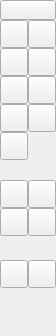
<?xml version="1.0" encoding="UTF-8"?>
<ui version="4.0">
 <class>QG_CadToolBarSnap</class>
 <widget class="QWidget" name="QG_CadToolBarSnap">
  <property name="geometry">
   <rect>
    <x>0</x>
    <y>0</y>
    <width>56</width>
    <height>336</height>
   </rect>
  </property>
  <property name="sizePolicy">
   <sizepolicy hsizetype="Fixed" vsizetype="Minimum">
    <horstretch>0</horstretch>
    <verstretch>0</verstretch>
   </sizepolicy>
  </property>
  <property name="minimumSize">
   <size>
    <width>56</width>
    <height>336</height>
   </size>
  </property>
  <property name="windowTitle">
   <string>Snap</string>
  </property>
  <widget class="QToolButton" name="bBack">
   <property name="geometry">
    <rect>
     <x>0</x>
     <y>0</y>
     <width>56</width>
     <height>20</height>
    </rect>
   </property>
   <property name="toolTip">
    <string>Back to main menu</string>
   </property>
   <property name="text">
    <string/>
   </property>
   <property name="icon">
    <iconset resource="../../../res/extui/extui.qrc">
     <normaloff>:/extui/back.png</normaloff>:/extui/back.png</iconset>
   </property>
  </widget>
  <widget class="QToolButton" name="bGrid">
   <property name="geometry">
    <rect>
     <x>28</x>
     <y>20</y>
     <width>28</width>
     <height>28</height>
    </rect>
   </property>
   <property name="toolTip">
    <string>Snap to grid</string>
   </property>
   <property name="text">
    <string/>
   </property>
   <property name="icon">
    <iconset resource="../../../res/extui/extui.qrc">
     <normaloff>:/extui/snapgrid.png</normaloff>:/extui/snapgrid.png</iconset>
   </property>
   <property name="checkable">
    <bool>true</bool>
   </property>
  </widget>
  <widget class="QToolButton" name="bFree">
   <property name="geometry">
    <rect>
     <x>0</x>
     <y>20</y>
     <width>28</width>
     <height>28</height>
    </rect>
   </property>
   <property name="toolTip">
    <string>Free positioning</string>
   </property>
   <property name="text">
    <string/>
   </property>
   <property name="icon">
    <iconset resource="../../../res/extui/extui.qrc">
     <normaloff>:/extui/snapfree.png</normaloff>:/extui/snapfree.png</iconset>
   </property>
   <property name="checkable">
    <bool>true</bool>
   </property>
  </widget>
  <widget class="QToolButton" name="bEndpoint">
   <property name="geometry">
    <rect>
     <x>0</x>
     <y>48</y>
     <width>28</width>
     <height>28</height>
    </rect>
   </property>
   <property name="toolTip">
    <string>Snap to Endpoints</string>
   </property>
   <property name="text">
    <string/>
   </property>
   <property name="icon">
    <iconset resource="../../../res/extui/extui.qrc">
     <normaloff>:/extui/snapendpoint.png</normaloff>:/extui/snapendpoint.png</iconset>
   </property>
   <property name="checkable">
    <bool>true</bool>
   </property>
  </widget>
  <widget class="QToolButton" name="bOnEntity">
   <property name="geometry">
    <rect>
     <x>28</x>
     <y>48</y>
     <width>28</width>
     <height>28</height>
    </rect>
   </property>
   <property name="toolTip">
    <string>Snap to closest point on entity</string>
   </property>
   <property name="text">
    <string/>
   </property>
   <property name="icon">
    <iconset resource="../../../res/extui/extui.qrc">
     <normaloff>:/extui/snaponentity.png</normaloff>:/extui/snaponentity.png</iconset>
   </property>
   <property name="checkable">
    <bool>true</bool>
   </property>
  </widget>
  <widget class="QToolButton" name="bCenter">
   <property name="geometry">
    <rect>
     <x>0</x>
     <y>76</y>
     <width>28</width>
     <height>28</height>
    </rect>
   </property>
   <property name="toolTip">
    <string>Snap to center points</string>
   </property>
   <property name="text">
    <string/>
   </property>
   <property name="icon">
    <iconset resource="../../../res/extui/extui.qrc">
     <normaloff>:/extui/snapcenter.png</normaloff>:/extui/snapcenter.png</iconset>
   </property>
   <property name="checkable">
    <bool>true</bool>
   </property>
  </widget>
  <widget class="QToolButton" name="bMiddle">
   <property name="geometry">
    <rect>
     <x>28</x>
     <y>76</y>
     <width>28</width>
     <height>28</height>
    </rect>
   </property>
   <property name="toolTip">
    <string>Snap to middle points</string>
   </property>
   <property name="text">
    <string/>
   </property>
   <property name="icon">
    <iconset resource="../../../res/extui/extui.qrc">
     <normaloff>:/extui/snapmiddle.png</normaloff>:/extui/snapmiddle.png</iconset>
   </property>
   <property name="checkable">
    <bool>true</bool>
   </property>
  </widget>
  <widget class="QToolButton" name="bDist">
   <property name="geometry">
    <rect>
     <x>0</x>
     <y>104</y>
     <width>28</width>
     <height>28</height>
    </rect>
   </property>
   <property name="toolTip">
    <string>Snap to point with given distance to endpoint</string>
   </property>
   <property name="text">
    <string/>
   </property>
   <property name="icon">
    <iconset resource="../../../res/extui/extui.qrc">
     <normaloff>:/extui/snapdist.png</normaloff>:/extui/snapdist.png</iconset>
   </property>
   <property name="checkable">
    <bool>true</bool>
   </property>
  </widget>
  <widget class="QToolButton" name="bIntersection">
   <property name="geometry">
    <rect>
     <x>28</x>
     <y>104</y>
     <width>28</width>
     <height>28</height>
    </rect>
   </property>
   <property name="toolTip">
    <string>Snap to intersections automatically</string>
   </property>
   <property name="text">
    <string/>
   </property>
   <property name="icon">
    <iconset resource="../../../res/extui/extui.qrc">
     <normaloff>:/extui/snapintersection.png</normaloff>:/extui/snapintersection.png</iconset>
   </property>
   <property name="checkable">
    <bool>true</bool>
   </property>
  </widget>
  <widget class="QToolButton" name="bResNothing">
   <property name="geometry">
    <rect>
     <x>0</x>
     <y>180</y>
     <width>28</width>
     <height>28</height>
    </rect>
   </property>
   <property name="toolTip">
    <string>No Restriction</string>
   </property>
   <property name="text">
    <string/>
   </property>
   <property name="icon">
    <iconset resource="../../../res/extui/extui.qrc">
     <normaloff>:/extui/snapfree.png</normaloff>:/extui/snapfree.png</iconset>
   </property>
   <property name="checkable">
    <bool>true</bool>
   </property>
  </widget>
  <widget class="QToolButton" name="bResOrthogonal">
   <property name="geometry">
    <rect>
     <x>28</x>
     <y>180</y>
     <width>28</width>
     <height>28</height>
    </rect>
   </property>
   <property name="toolTip">
    <string>Orthogonal Restriction</string>
   </property>
   <property name="text">
    <string/>
   </property>
   <property name="icon">
    <iconset resource="../../../res/extui/extui.qrc">
     <normaloff>:/extui/restrictorthogonal.png</normaloff>:/extui/restrictorthogonal.png</iconset>
   </property>
   <property name="checkable">
    <bool>true</bool>
   </property>
  </widget>
  <widget class="QToolButton" name="bResHorizontal">
   <property name="geometry">
    <rect>
     <x>0</x>
     <y>208</y>
     <width>28</width>
     <height>28</height>
    </rect>
   </property>
   <property name="toolTip">
    <string>Horizontal Restriction</string>
   </property>
   <property name="text">
    <string/>
   </property>
   <property name="icon">
    <iconset resource="../../../res/extui/extui.qrc">
     <normaloff>:/extui/restricthorizontal.png</normaloff>:/extui/restricthorizontal.png</iconset>
   </property>
   <property name="checkable">
    <bool>true</bool>
   </property>
  </widget>
  <widget class="QToolButton" name="bResVertical">
   <property name="geometry">
    <rect>
     <x>28</x>
     <y>208</y>
     <width>28</width>
     <height>28</height>
    </rect>
   </property>
   <property name="toolTip">
    <string>Vertical Restriction</string>
   </property>
   <property name="text">
    <string/>
   </property>
   <property name="icon">
    <iconset resource="../../../res/extui/extui.qrc">
     <normaloff>:/extui/restrictvertical.png</normaloff>:/extui/restrictvertical.png</iconset>
   </property>
   <property name="checkable">
    <bool>true</bool>
   </property>
  </widget>
  <widget class="QToolButton" name="bRelZero">
   <property name="geometry">
    <rect>
     <x>0</x>
     <y>260</y>
     <width>28</width>
     <height>28</height>
    </rect>
   </property>
   <property name="toolTip">
    <string>Move relative Zero</string>
   </property>
   <property name="text">
    <string/>
   </property>
   <property name="icon">
    <iconset resource="../../../res/extui/extui.qrc">
     <normaloff>:/extui/relzeromove.png</normaloff>:/extui/relzeromove.png</iconset>
   </property>
   <property name="checkable">
    <bool>false</bool>
   </property>
  </widget>
  <widget class="QToolButton" name="bLockRelZero">
   <property name="geometry">
    <rect>
     <x>28</x>
     <y>260</y>
     <width>28</width>
     <height>28</height>
    </rect>
   </property>
   <property name="toolTip">
    <string>Lock relative Zero</string>
   </property>
   <property name="text">
    <string/>
   </property>
   <property name="icon">
    <iconset resource="../../../res/extui/extui.qrc">
     <normaloff>:/extui/relzerolock.png</normaloff>:/extui/relzerolock.png</iconset>
   </property>
   <property name="checkable">
    <bool>true</bool>
   </property>
  </widget>
  <widget class="QToolButton" name="bIntersectionManual">
   <property name="geometry">
    <rect>
     <x>0</x>
     <y>132</y>
     <width>28</width>
     <height>28</height>
    </rect>
   </property>
   <property name="toolTip">
    <string>Snap to intersections manually</string>
   </property>
   <property name="text">
    <string/>
   </property>
   <property name="icon">
    <iconset resource="../../../res/extui/extui.qrc">
     <normaloff>:/extui/snapintersectionm.png</normaloff>:/extui/snapintersectionm.png</iconset>
   </property>
   <property name="checkable">
    <bool>false</bool>
   </property>
  </widget>
 </widget>
 <layoutdefault spacing="6" margin="11"/>
 <resources>
  <include location="../../../res/extui/extui.qrc"/>
 </resources>
 <connections>
  <connection>
   <sender>bFree</sender>
   <signal>clicked()</signal>
   <receiver>QG_CadToolBarSnap</receiver>
   <slot>snapFree()</slot>
   <hints>
    <hint type="sourcelabel">
     <x>20</x>
     <y>20</y>
    </hint>
    <hint type="destinationlabel">
     <x>20</x>
     <y>20</y>
    </hint>
   </hints>
  </connection>
  <connection>
   <sender>bGrid</sender>
   <signal>clicked()</signal>
   <receiver>QG_CadToolBarSnap</receiver>
   <slot>snapGrid()</slot>
   <hints>
    <hint type="sourcelabel">
     <x>20</x>
     <y>20</y>
    </hint>
    <hint type="destinationlabel">
     <x>20</x>
     <y>20</y>
    </hint>
   </hints>
  </connection>
  <connection>
   <sender>bEndpoint</sender>
   <signal>clicked()</signal>
   <receiver>QG_CadToolBarSnap</receiver>
   <slot>snapEndpoint()</slot>
   <hints>
    <hint type="sourcelabel">
     <x>20</x>
     <y>20</y>
    </hint>
    <hint type="destinationlabel">
     <x>20</x>
     <y>20</y>
    </hint>
   </hints>
  </connection>
  <connection>
   <sender>bOnEntity</sender>
   <signal>clicked()</signal>
   <receiver>QG_CadToolBarSnap</receiver>
   <slot>snapOnEntity()</slot>
   <hints>
    <hint type="sourcelabel">
     <x>20</x>
     <y>20</y>
    </hint>
    <hint type="destinationlabel">
     <x>20</x>
     <y>20</y>
    </hint>
   </hints>
  </connection>
  <connection>
   <sender>bCenter</sender>
   <signal>clicked()</signal>
   <receiver>QG_CadToolBarSnap</receiver>
   <slot>snapCenter()</slot>
   <hints>
    <hint type="sourcelabel">
     <x>20</x>
     <y>20</y>
    </hint>
    <hint type="destinationlabel">
     <x>20</x>
     <y>20</y>
    </hint>
   </hints>
  </connection>
  <connection>
   <sender>bMiddle</sender>
   <signal>clicked()</signal>
   <receiver>QG_CadToolBarSnap</receiver>
   <slot>snapMiddle()</slot>
   <hints>
    <hint type="sourcelabel">
     <x>20</x>
     <y>20</y>
    </hint>
    <hint type="destinationlabel">
     <x>20</x>
     <y>20</y>
    </hint>
   </hints>
  </connection>
  <connection>
   <sender>bDist</sender>
   <signal>clicked()</signal>
   <receiver>QG_CadToolBarSnap</receiver>
   <slot>snapDist()</slot>
   <hints>
    <hint type="sourcelabel">
     <x>20</x>
     <y>20</y>
    </hint>
    <hint type="destinationlabel">
     <x>20</x>
     <y>20</y>
    </hint>
   </hints>
  </connection>
  <connection>
   <sender>bIntersection</sender>
   <signal>clicked()</signal>
   <receiver>QG_CadToolBarSnap</receiver>
   <slot>snapIntersection()</slot>
   <hints>
    <hint type="sourcelabel">
     <x>20</x>
     <y>20</y>
    </hint>
    <hint type="destinationlabel">
     <x>20</x>
     <y>20</y>
    </hint>
   </hints>
  </connection>
  <connection>
   <sender>bBack</sender>
   <signal>clicked()</signal>
   <receiver>QG_CadToolBarSnap</receiver>
   <slot>back()</slot>
   <hints>
    <hint type="sourcelabel">
     <x>20</x>
     <y>20</y>
    </hint>
    <hint type="destinationlabel">
     <x>20</x>
     <y>20</y>
    </hint>
   </hints>
  </connection>
  <connection>
   <sender>bResOrthogonal</sender>
   <signal>clicked()</signal>
   <receiver>QG_CadToolBarSnap</receiver>
   <slot>restrictOrthogonal()</slot>
   <hints>
    <hint type="sourcelabel">
     <x>20</x>
     <y>20</y>
    </hint>
    <hint type="destinationlabel">
     <x>20</x>
     <y>20</y>
    </hint>
   </hints>
  </connection>
  <connection>
   <sender>bResNothing</sender>
   <signal>clicked()</signal>
   <receiver>QG_CadToolBarSnap</receiver>
   <slot>restrictNothing()</slot>
   <hints>
    <hint type="sourcelabel">
     <x>20</x>
     <y>20</y>
    </hint>
    <hint type="destinationlabel">
     <x>20</x>
     <y>20</y>
    </hint>
   </hints>
  </connection>
  <connection>
   <sender>bRelZero</sender>
   <signal>clicked()</signal>
   <receiver>QG_CadToolBarSnap</receiver>
   <slot>setRelativeZero()</slot>
   <hints>
    <hint type="sourcelabel">
     <x>20</x>
     <y>20</y>
    </hint>
    <hint type="destinationlabel">
     <x>20</x>
     <y>20</y>
    </hint>
   </hints>
  </connection>
  <connection>
   <sender>bLockRelZero</sender>
   <signal>toggled(bool)</signal>
   <receiver>QG_CadToolBarSnap</receiver>
   <slot>lockRelativeZero(bool)</slot>
   <hints>
    <hint type="sourcelabel">
     <x>20</x>
     <y>20</y>
    </hint>
    <hint type="destinationlabel">
     <x>20</x>
     <y>20</y>
    </hint>
   </hints>
  </connection>
  <connection>
   <sender>bResHorizontal</sender>
   <signal>clicked()</signal>
   <receiver>QG_CadToolBarSnap</receiver>
   <slot>restrictHorizontal()</slot>
   <hints>
    <hint type="sourcelabel">
     <x>20</x>
     <y>20</y>
    </hint>
    <hint type="destinationlabel">
     <x>20</x>
     <y>20</y>
    </hint>
   </hints>
  </connection>
  <connection>
   <sender>bResVertical</sender>
   <signal>clicked()</signal>
   <receiver>QG_CadToolBarSnap</receiver>
   <slot>restrictVertical()</slot>
   <hints>
    <hint type="sourcelabel">
     <x>20</x>
     <y>20</y>
    </hint>
    <hint type="destinationlabel">
     <x>20</x>
     <y>20</y>
    </hint>
   </hints>
  </connection>
  <connection>
   <sender>bIntersectionManual</sender>
   <signal>clicked()</signal>
   <receiver>QG_CadToolBarSnap</receiver>
   <slot>snapIntersectionManual()</slot>
   <hints>
    <hint type="sourcelabel">
     <x>20</x>
     <y>20</y>
    </hint>
    <hint type="destinationlabel">
     <x>20</x>
     <y>20</y>
    </hint>
   </hints>
  </connection>
 </connections>
</ui>
